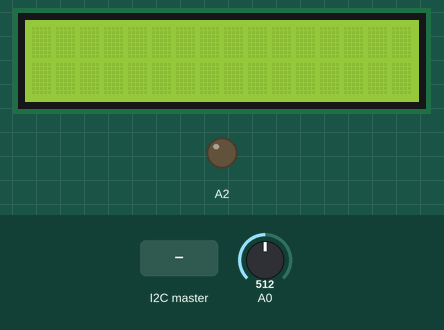
Recording of a program running on a simulated Arduino Uno, built with avr-gcc and run on an emulated ATmega328P. On the bench: 16×2 character LCD, output pins drawn as LEDs (lit = HIGH). The test bench sets the inputs (shaded band); at power-on: A0 = 512. What the program prints to the serial monitor is not drawn.

Above: at 1.2 s.
1.3 s: the I2C master sends the byte 1
2.8 s: A0 set to 490
At 3.3 s:
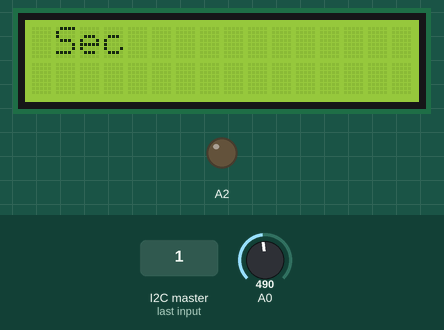
4.3 s: the I2C master sends the byte 0
5.8 s: the I2C master sends the byte 2
7.3 s: the I2C master sends the byte 90
At 8.5 s:
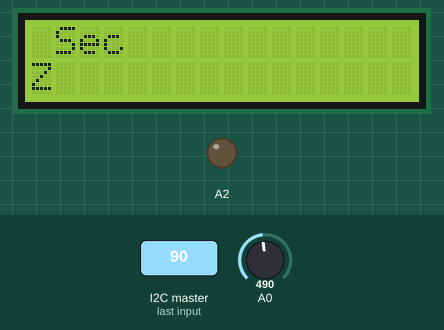
8.8 s: the I2C master sends the byte 200
At 9.9 s:
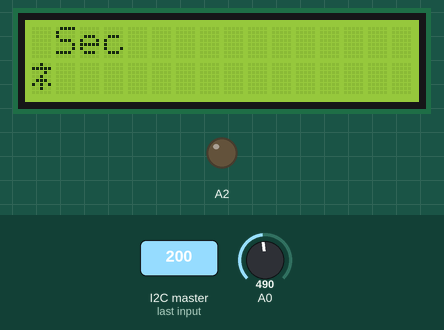
Timing chart, 0 to 11.3 s (numbered marks = the images above; inputs shaded):
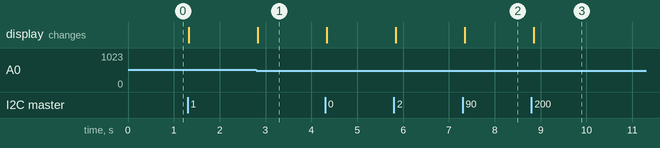

Measured:
- the behaviour switches between 501 and 500 on A0 (found by bisection; images 0 and 1)
- after the input at 2.8 s, the display: changes at once (image 1)
- after the input at 7.3 s, the display: changes at once (image 2)
- after the input at 8.8 s, the display: changes after 0.05 s (image 3)

The program:

main.cpp
```cpp
#include <Arduino.h>
#include <Wire.h>
#include <LiquidCrystal.h>
// put function declarations here:
// int b2 = 2;
// int b3 = 3;
int b4 = 4; // TODO buzzer  vérifier si on peut ?
int b5 = 5; // que des boutons
int b6 = 6;
int b7 = 7;
int b8 = 8;
int b9 = 9;
int b10 = 10;
int b11 = 11;
int b12 = 12;
int b13 = 13;
boolean changement = false;
boolean lastState = true;

LiquidCrystal lcd(12, 11, 5, 4, 3, 2);

//? A0: Potentiomètre


void estHumide()
{
 //? avec false = sec et true = humide
  int valeurHumi = analogRead(A0);

  if (valeurHumi > 500)
  {
    changement = true;
     if(lastState != changement){
   //   Serial.println("changement vers humide");
    lcd.clear();
    lcd.setCursor(0, 0);
    lcd.print(" Humide");
  }

  }
  else
  {
    changement = false;
     if(lastState != changement){
    //  Serial.println("changement vers sec");
    lcd.clear();
    lcd.setCursor(0,0);
    lcd.print(" Sec");
  }

  }
  lastState = changement;

}

void afficherChiffre(int nbchar){
    String input = "";
String inputPrecedent = "";
    while (Wire.available()) {
      char b = Wire.read();
      input += b;
  }
  Serial.print(input);
  lcd.setCursor(0,1);
  lcd.print(input+"       ");
}

void setup()
{
  Wire.begin(1);

  // put your setup code here, to run once:
  Serial.begin(9600);
  lcd.begin(16, 2);
  lcd.clear();
  //! inutiles pinMode(b2, INPUT);
  //! inutiles pinMode(b3, INPUT);
  // pinMode(b4, OUTPUT); //? buzzer
  // pinMode(b5, INPUT);
  // pinMode(b6, INPUT);
  // pinMode(b7, INPUT);
  // pinMode(b8, INPUT);
  // pinMode(b9, INPUT);
  // pinMode(b10, INPUT);
  // pinMode(b11, INPUT);
  // pinMode(b12, INPUT);
  // pinMode(b13, INPUT);
  pinMode(A2, OUTPUT);
  analogWrite(A2, 100);
  pinMode(A0, INPUT); //? il s'agit du potentiomètre, ou du capteur d'humidité si on change
}

void loop()
{

  Wire.onReceive(afficherChiffre);


  delay(50);   // TODO a changer plus tard, c'est pour s'assurer que le micro controleur tourne pas en boucle pour rine
               // put your main code here, to run repeatedly:
               // estSurBord(); //
  estHumide();
}
```
